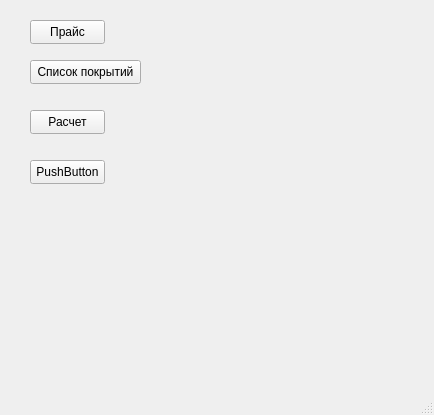
<?xml version="1.0" encoding="UTF-8"?>
<ui version="4.0">
 <class>MainWindow</class>
 <widget class="QMainWindow" name="MainWindow">
  <property name="geometry">
   <rect>
    <x>0</x>
    <y>0</y>
    <width>434</width>
    <height>415</height>
   </rect>
  </property>
  <property name="windowTitle">
   <string>MainWindow</string>
  </property>
  <widget class="QWidget" name="centralwidget">
   <widget class="QPushButton" name="btnPrice">
    <property name="geometry">
     <rect>
      <x>30</x>
      <y>20</y>
      <width>75</width>
      <height>24</height>
     </rect>
    </property>
    <property name="text">
     <string>Прайс</string>
    </property>
   </widget>
   <widget class="QPushButton" name="btnAsph">
    <property name="geometry">
     <rect>
      <x>30</x>
      <y>60</y>
      <width>111</width>
      <height>24</height>
     </rect>
    </property>
    <property name="text">
     <string>Список покрытий</string>
    </property>
   </widget>
   <widget class="QPushButton" name="pushButton_3">
    <property name="geometry">
     <rect>
      <x>30</x>
      <y>110</y>
      <width>75</width>
      <height>24</height>
     </rect>
    </property>
    <property name="text">
     <string>Расчет</string>
    </property>
   </widget>
   <widget class="QPushButton" name="pushButton_4">
    <property name="geometry">
     <rect>
      <x>30</x>
      <y>160</y>
      <width>75</width>
      <height>24</height>
     </rect>
    </property>
    <property name="text">
     <string>PushButton</string>
    </property>
   </widget>
  </widget>
  <widget class="QMenuBar" name="menubar">
   <property name="geometry">
    <rect>
     <x>0</x>
     <y>0</y>
     <width>434</width>
     <height>22</height>
    </rect>
   </property>
  </widget>
  <widget class="QStatusBar" name="statusbar"/>
 </widget>
 <resources/>
 <connections/>
</ui>
